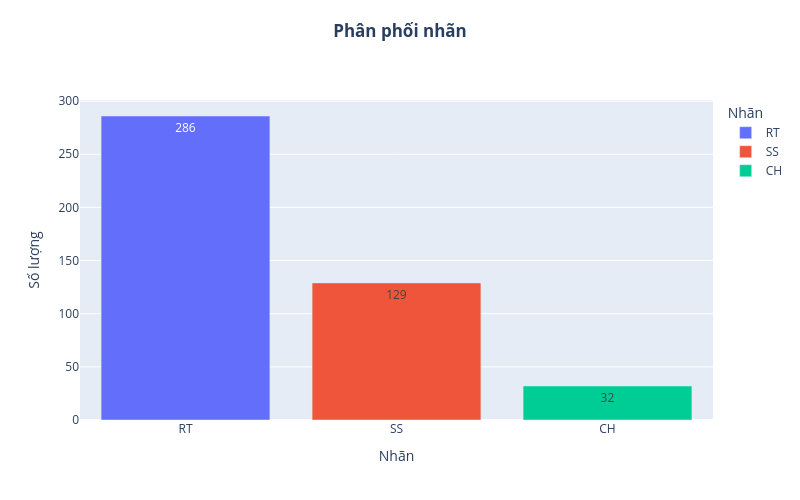

Notebook code cell kept with this figure:
### Markdown cell above
### 4.3. ▶️ Hiển thị phân bố các mẫu từng lớp
****

### Code cell
# Phân phối theo lớp
label_counts = df['Species'].value_counts()

# Vẽ biểu đồ phân phối theo lớp
fig = px.bar(
    label_counts,
    x=label_counts.index,
    y=label_counts.values,
    color=label_counts.index,
    text=label_counts.values,
    labels={
        'Label': 'Nhãn'
    },
    title='<b>Phân phối nhãn</b>'
    )
fig.update_layout(
    width=800,
    height=500,
    xaxis_title='Nhãn',
    yaxis_title='Số lượng',
    title={
    'y':0.95, # Adjust y position slightly for centering effect
    'x':0.5,  # Center the title horizontally
    'xanchor': 'center',
    'yanchor': 'top'
    },
    legend_title_text='Nhãn'
)
fig.show()

### Figure 1 — Plotly figure (JSON) as saved in the notebook; plotly's stock layout.template omitted (floating-point values rounded to 4 significant figures)
{"data": [{"hovertemplate": "Species=%{x}<br>y=%{y}<br>text=%{text}<extra></extra>", "legendgroup": "RT", "marker": {"color": "#636efa", "pattern": {"shape": ""}}, "name": "RT", "orientation": "v", "showlegend": true, "text": [286.0], "textposition": "auto", "type": "bar", "x": ["RT"], "xaxis": "x", "y": [286], "yaxis": "y"}, {"hovertemplate": "Species=%{x}<br>y=%{y}<br>text=%{text}<extra></extra>", "legendgroup": "SS", "marker": {"color": "#EF553B", "pattern": {"shape": ""}}, "name": "SS", "orientation": "v", "showlegend": true, "text": [129.0], "textposition": "auto", "type": "bar", "x": ["SS"], "xaxis": "x", "y": [129], "yaxis": "y"}, {"hovertemplate": "Species=%{x}<br>y=%{y}<br>text=%{text}<extra></extra>", "legendgroup": "CH", "marker": {"color": "#00cc96", "pattern": {"shape": ""}}, "name": "CH", "orientation": "v", "showlegend": true, "text": [32.0], "textposition": "auto", "type": "bar", "x": ["CH"], "xaxis": "x", "y": [32], "yaxis": "y"}], "layout": {"barmode": "relative", "height": 500, "legend": {"title": {"text": "Nhãn"}, "tracegroupgap": 0}, "title": {"text": "<b>Phân phối nhãn</b>", "x": 0.5, "xanchor": "center", "y": 0.95, "yanchor": "top"}, "width": 800, "xaxis": {"anchor": "y", "categoryarray": ["RT", "SS", "CH"], "categoryorder": "array", "domain": [0, 1], "title": {"text": "Nhãn"}}, "yaxis": {"anchor": "x", "domain": [0, 1], "title": {"text": "Số lượng"}}}}
